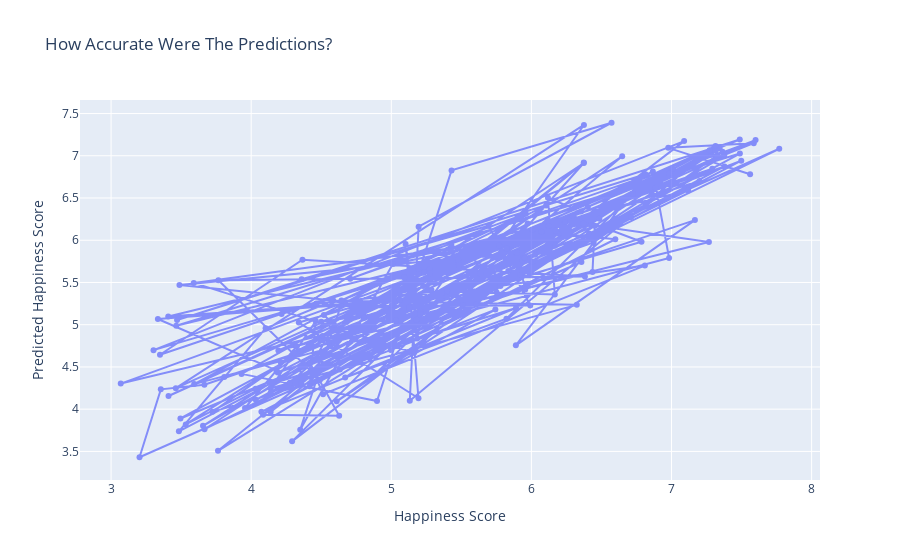

Here is the notebook cell this chart was saved with:
### Code cell
#Visualize the predictions 

from chart_studio.plotly import iplot
import plotly.graph_objects as go
from plotly.offline import iplot

trace = go.Scatter(
    x=y_test,
    y=predictions,
    mode = 'lines+markers', opacity = 0.75
    
)
data = [trace]
layout = go.Layout(
    title='How Accurate Were The Predictions?',
    
    xaxis = dict(title='Happiness Score'),
    
    yaxis= dict(title='Predicted Happiness Score')
)


fig = go.Figure(data=data, layout=layout)
iplot(fig)

### Figure 1 — Plotly figure (JSON) as saved in the notebook; plotly's stock layout.template omitted (floating-point values rounded to 4 significant figures; data arrays with more than 128 entries replaced by an {"elided": "..."} marker saying what was removed)
{"data": [{"mode": "lines+markers", "opacity": 0.75, "type": "scatter", "x": {"elided": "196 float values"}, "y": {"elided": "196 float values"}}], "layout": {"title": {"text": "How Accurate Were The Predictions?"}, "xaxis": {"title": {"text": "Happiness Score"}}, "yaxis": {"title": {"text": "Predicted Happiness Score"}}}}
